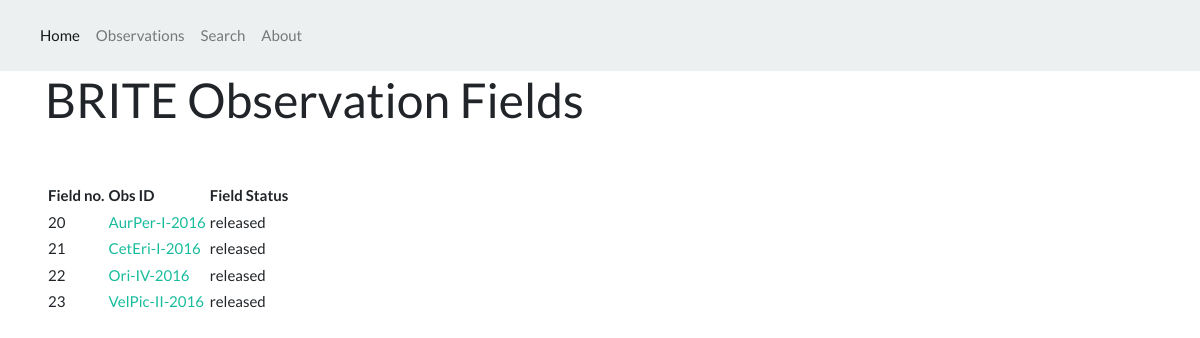
The page /observations/ on the database as committed earlier.
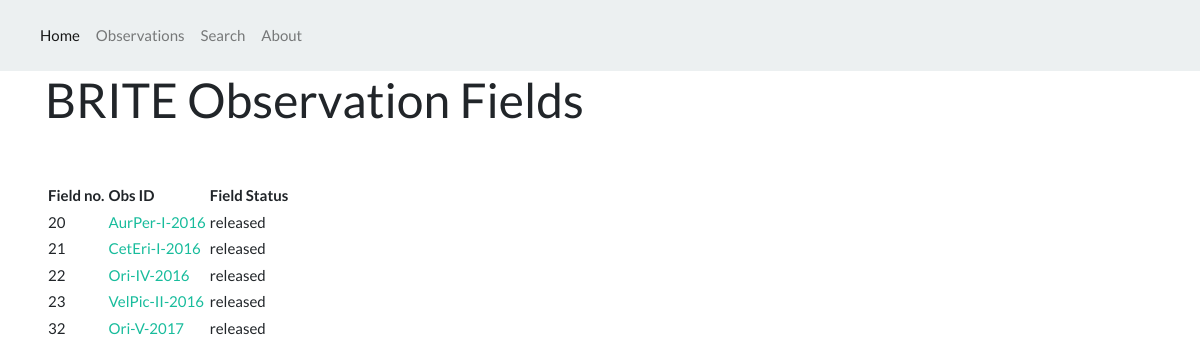
The same page on the database as committed later.
### observations/models.py (models this page shows, shortened)
class ObsField(models.Model):
    field_no = models.PositiveIntegerField()
    field_name = models.CharField(unique=True, max_length=90)
    ra = models.DecimalField(max_digits=8, decimal_places=5)
    dec = models.DecimalField(max_digits=8, decimal_places=5)
    field_status = models.ForeignKey(Status, on_delete=models.CASCADE, db_column='field_status')

class Status(models.Model):
    field_status = models.CharField(primary_key=True, max_length=45)

### observations/views.py (the view)
# urls.py: path(r'observations/', views.Observations.as_view()),
class Observations(TemplateView):
    template_name = "observations/observations.html"
    def get(self, request):
        Obsfields  = ObsField.objects.all()
        context = {
            'Obsfields': Obsfields
        }
        return render(request, self.template_name, context)

### brite_obs/templates/observations/observations.html (shortened to what this page needs)
{% extends 'base.html' %}
{% block content %}
    <div class=container>
        <div>
            <h1>BRITE Observation Fields</h1>
        </div>
        <br><br>
        <table>
            <tr>
                <th>Field no.</th>
                <th>Obs ID</th>
                <th>Field Status</th>
            </tr>
            {% for field in Obsfields%}
                <tr>
                    <td>{{ field.field_no }}</td>
                    <td><a href="{{ field.field_no }}/{{ field.field_name }}">{{ field.field_name }}</a></td>
                    <td>{{ field.field_status.field_status }}</td>
                </tr>
            {% endfor %}
        </table>
    </div>
{% endblock %}

Rows that differ between the two databases and show on the page:
added ObsField: field_no "32", field_name "Ori-V-2017", field_status.field_status "released"
